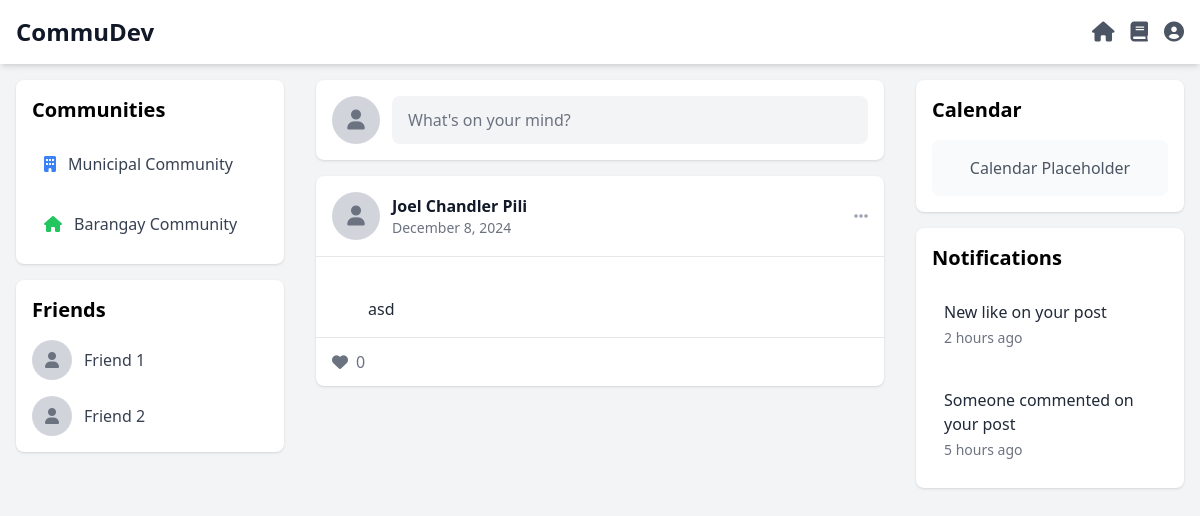
/news/ (signed in), run on an earlier commit of the app's database.
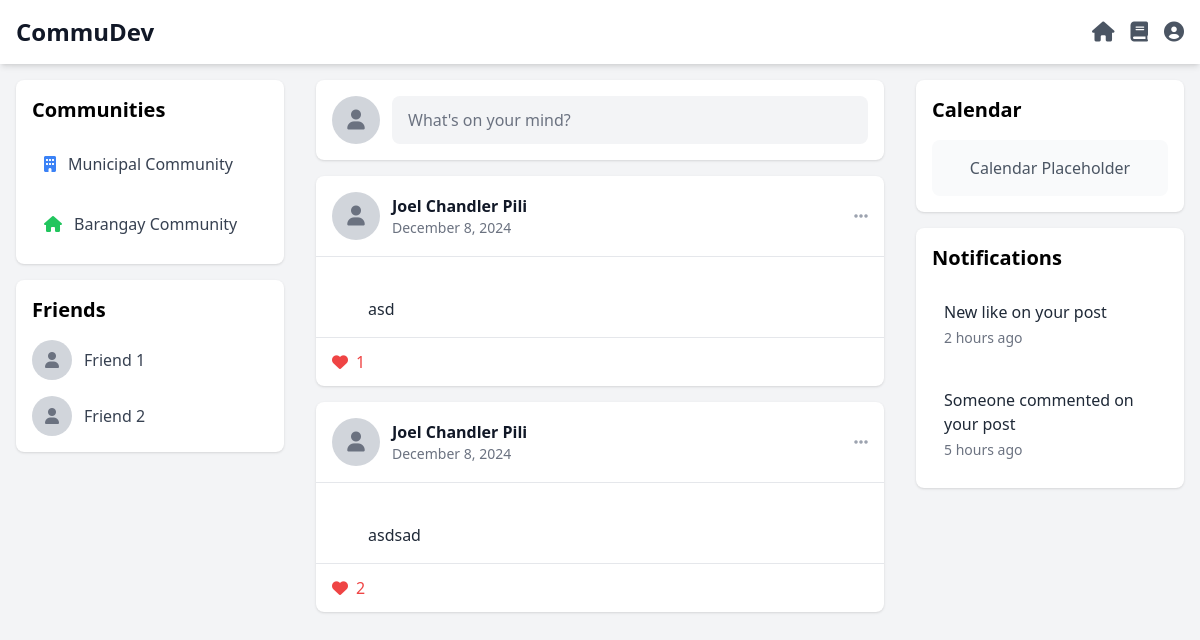
And on a later commit of the database.
### newsfeed/models.py (models this page shows, shortened)
class NewsFeed(models.Model):
    feed_id = models.AutoField(primary_key=True)
    created_by = models.ForeignKey(User, on_delete=models.CASCADE, related_name='created_posts')
    post_description = models.TextField(default="")
    image = models.ImageField(upload_to='post_images/', null=True, blank=True)
    post_date = models.DateTimeField(default=timezone.now)
    post_type = models.CharField(max_length=20, default='Active')
    likes = models.ManyToManyField(User, related_name='liked_posts', blank=True)
    @property
    def like_count(self):
        return self.likes.count()

### users/models.py (models this page shows, shortened)
class User(AbstractUser):
    userId = models.UUIDField(primary_key=True, default=uuid.uuid4, editable=False)
    firstname = models.CharField(max_length=100)
    middleinit = models.CharField(max_length=1, blank=True, null=True)
    lastname = models.CharField(max_length=100)
    age = models.IntegerField(null=True)
    state = models.CharField(max_length=100)
    employmentStatus = models.CharField(max_length=100)
    points = models.IntegerField(default=0)
    profile_picture = models.ImageField(upload_to='profile_pics', default='default.jpg')

### newsfeed/views.py (the view)
# urls.py: 2. Add a URL to urlpatterns:  path('', views.home, name='home')
@login_required
def home(request):
    if request.method == 'POST':
        form = NewsFeedForm(request.POST, request.FILES)
        if form.is_valid():
            new_post = form.save(commit=False)
            new_post.created_by = request.user
            new_post.save()
            return redirect('home')
    else:
        form = NewsFeedForm()
    newsfeeds = NewsFeed.objects.filter(post_type='Active').order_by('-post_date')
    return render(request, 'newsfeed/home.html', {'form': form, 'newsfeeds': newsfeeds})

### newsfeed/templates/newsfeed/home.html (shortened to what the changed rows need)
<!DOCTYPE html>
<html lang="en">
<head>
    <script src="https://cdn.tailwindcss.com"></script>
    <link rel="stylesheet" href="https://cdnjs.cloudflare.com/ajax/libs/font-awesome/6.0.0/css/all.min.css" />
</head>
<body class="bg-gray-100">
    <nav class="bg-white shadow-md fixed top-0 w-full z-50 h-16">
        <div class="w-full px-4 flex justify-between items-center h-full">
            <div class="flex-shrink-0">
                <h1 class="text-2xl font-bold text-gray-900">CommuDev</h1>
            </div>
        </div>
    </nav>
    <div class="feed-container flex">
        <div class="sidebar bg-gray-100 p-4 custom-scrollbar">
            <div class="bg-white rounded-lg shadow p-4 mb-4">
                <h2 class="font-bold text-xl mb-4">Communities</h2>
            </div>
            <div class="bg-white rounded-lg shadow p-4">
                <h2 class="font-bold text-xl mb-4">Friends</h2>
            </div>
        </div>
        <div class="main-content bg-gray-100 custom-scrollbar overflow-y-auto">
            <div class="space-y-4 p-4">
                {% for post in newsfeeds %}
                <article class="bg-white rounded-lg shadow">
                    <div class="p-4 flex items-center justify-between border-b">
                        <div class="flex items-center space-x-3">
                            <div class="w-12 h-12 bg-gray-300 rounded-full flex items-center justify-center">
                                <i class="fas fa-user text-gray-500 text-xl"></i>
                            </div>
                            <div>
                                <p class="font-semibold text-gray-900">{{ post.created_by.firstname }} {{ post.created_by.lastname }}</p>
                                <p class="text-sm text-gray-500">{{ post.post_date|date:"F j, Y" }}</p>
                            </div>
                        </div>
                        {% if post.created_by == user %}
                        <div class="relative" x-data="{ open: false }">
                            <button @click="open = !open" class="text-gray-400 hover:text-gray-600">
                                <i class="fas fa-ellipsis-h"></i>
                            </button>
                        </div>
                        {% endif %}
                    </div>
                    <div class="p-4">
                        <p class="text-gray-800 whitespace-pre-line ml-9" data-post-id="{{ post.feed_id }}">
                            {{ post.post_description }}
                        </p>
                    </div>
                    <div class="px-4 py-3 border-t">
                        <form id="like-form-{{ post.feed_id }}" class="like-form flex items-center">
                        <button type="button"
                                data-post-id="{{ post.feed_id }}"
                                class="like-button flex items-center space-x-2
                                      {% if request.user in post.likes.all %}text-red-500{% else %}text-gray-500{% endif %}
                                      hover:text-red-500">
                            <i class="fas fa-heart"></i>
                            <span class="like-count">{{ post.like_count }}</span>
                        </button>
                    </form>
                    </div>
                </article>
                {% empty %}
                <div class="text-center py-8 bg-white rounded-lg shadow">
                    <p class="text-gray-500">No posts yet. Be the first to share something!</p>
                </div>
                {% endfor %}
            </div>
        </div>
        <div class="sidebar bg-gray-100 p-4 custom-scrollbar">
            <div class="bg-white rounded-lg shadow p-4 mb-4">
                <h2 class="font-bold text-xl mb-4">Calendar</h2>
            </div>
            <div class="bg-white rounded-lg shadow p-4">
                <h2 class="font-bold text-xl mb-4">Notifications</h2>
            </div>
        </div>
    </div>
  </body>
</html>

What changed in the data, as far as the page shows it:
removed NewsFeed: created_by.firstname "Joel Chandler", created_by.lastname "Pili", post_date "December 8, 2024", post_description "asd", like_count "0"
added NewsFeed: created_by.firstname "Joel Chandler", created_by.lastname "Pili", post_date "December 8, 2024", post_description "asd", like_count "1"
added NewsFeed: created_by.firstname "Joel Chandler", created_by.lastname "Pili", post_date "December 8, 2024", post_description "asdsad", like_count "2"
